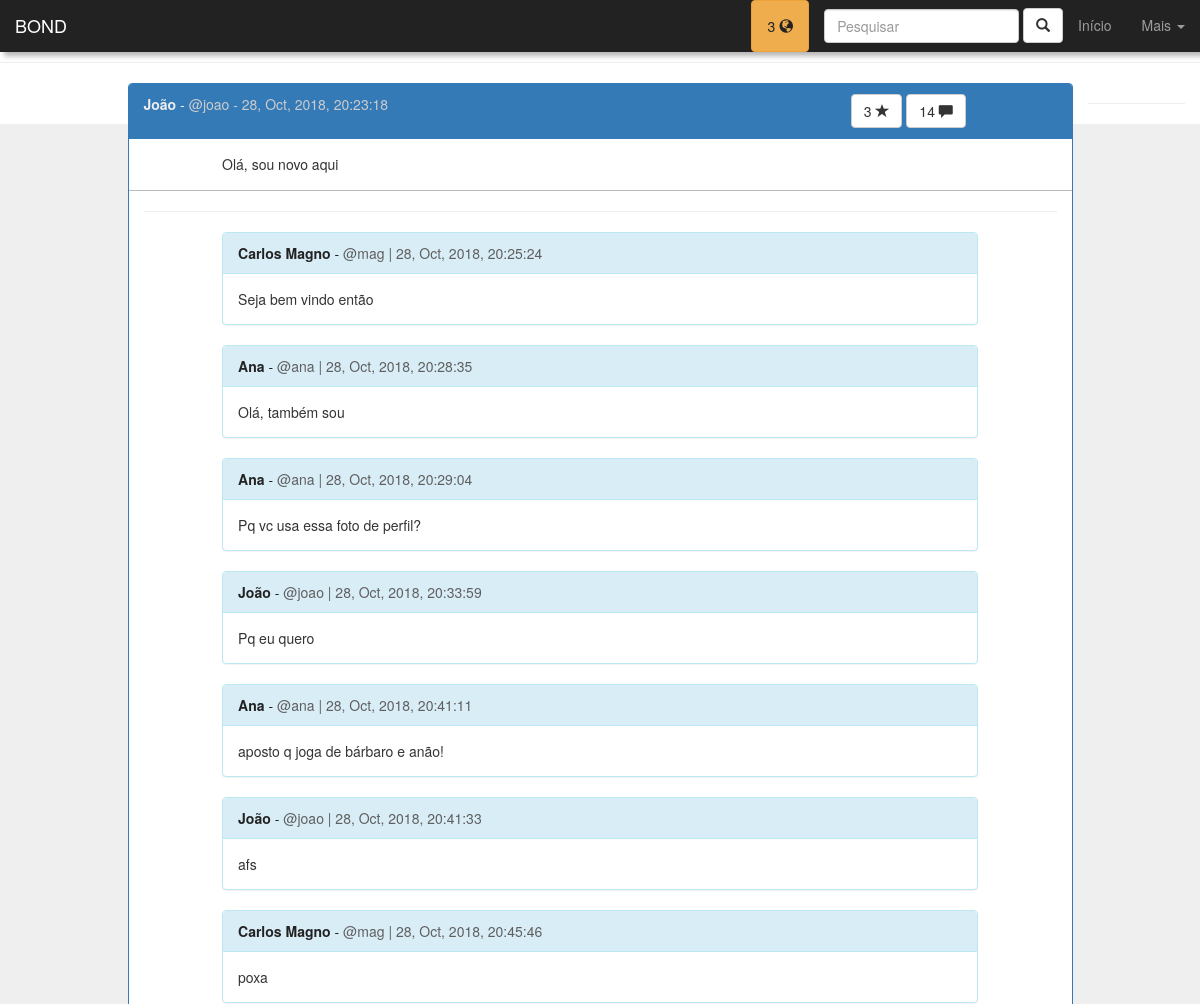
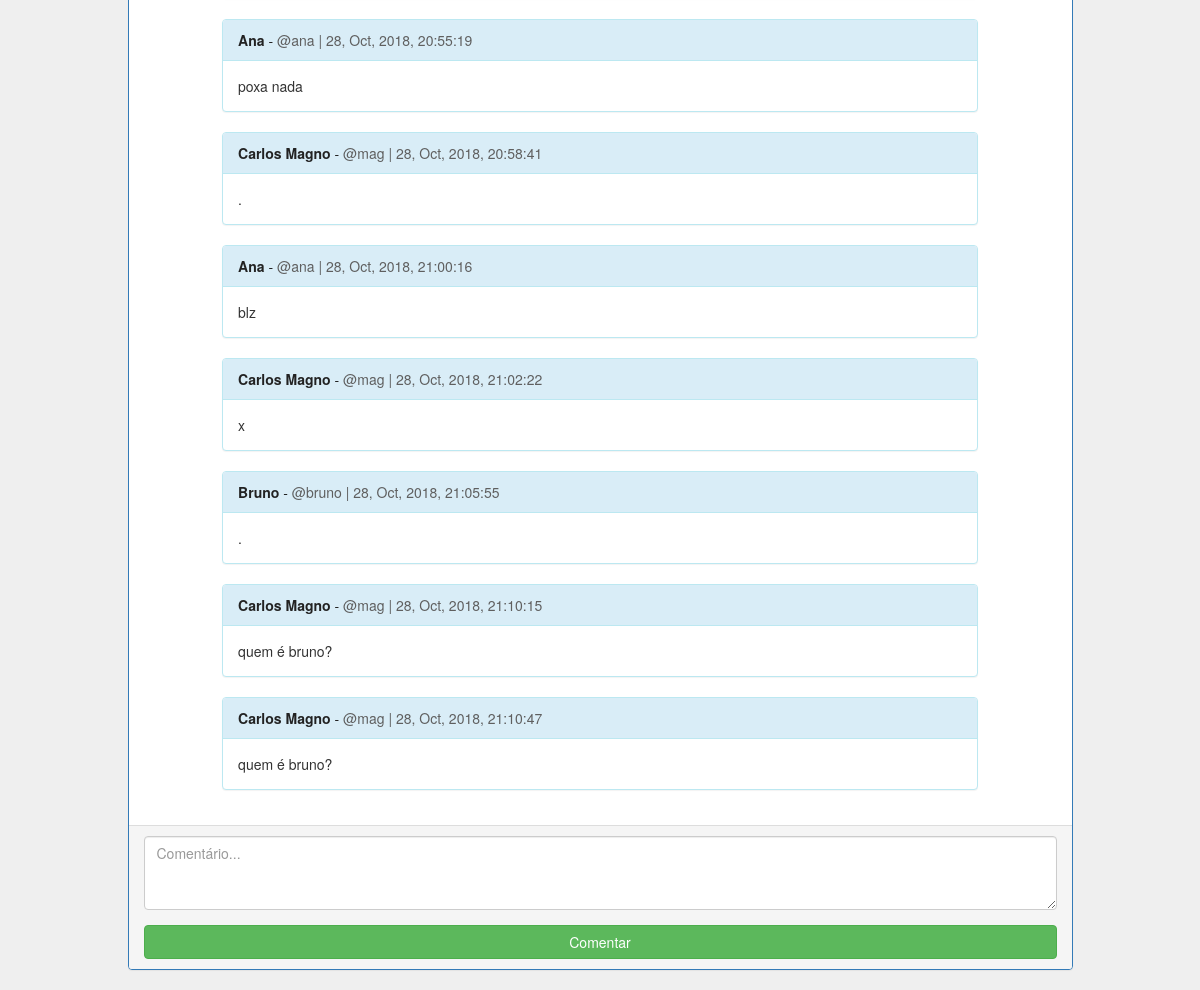
The page /see_post.php?p=4 (signed in) on the database its author committed (2 pictures, top to bottom).
### tables this page shows
CREATE TABLE IF NOT EXISTS `posts` (
  `id_post` int(11) NOT NULL AUTO_INCREMENT,
  `user` int(11) NOT NULL,
  `community` int(11) NOT NULL,
  `post_text` text NOT NULL,
  `post_pic` varchar(200) DEFAULT NULL,
  `r_date` datetime DEFAULT CURRENT_TIMESTAMP,
  `likes` int(11) DEFAULT '0',
  PRIMARY KEY (`id_post`)
);

CREATE TABLE IF NOT EXISTS `users` (
  `id_user` int(11) NOT NULL AUTO_INCREMENT,
  `username` varchar(20) NOT NULL,
  `first_name` varchar(60) NOT NULL,
  `last_name` varchar(80) NOT NULL,
  `birthday` date NOT NULL,
  `profile_pic` varchar(200) DEFAULT 'assets/img/default-user-icon.png',
  `passwd` varchar(32) NOT NULL,
  `r_date` datetime NOT NULL DEFAULT CURRENT_TIMESTAMP,
  `gender` enum('M','F','O') DEFAULT NULL,
  `followers` int(11) DEFAULT '0',
  `following` int(11) DEFAULT '0',
  `stars` int(11) DEFAULT '0',
  PRIMARY KEY (`id_user`)
);

CREATE TABLE IF NOT EXISTS `comments` (
  `id_comment` int(11) NOT NULL AUTO_INCREMENT,
  `user` int(11) NOT NULL,
  `post` int(11) NOT NULL,
  `comment_text` text NOT NULL,
  `r_date` datetime DEFAULT CURRENT_TIMESTAMP,
  PRIMARY KEY (`id_comment`)
);

### see_post.php (the view, shortened to what this page needs)
<?php
$id_user = $_SESSION["id_user"];
$id_post = $_GET["p"];
$conn = connect();
$sql = "SELECT *, date_format(posts.r_date, '%d, %b, %Y, %T') as data_f FROM posts
JOIN users ON posts.user = users.id_user
JOIN communities ON posts.community = communities.id_community
WHERE id_post = '$id_post'";
if($query = mysqli_query($conn, $sql)){
    $post = mysqli_fetch_assoc($query);
}else{
    header("location:home.php");
}
$conn = connect();
$sql = "SELECT COUNT(*) as qnt FROM notifications WHERE user = $id_user";
if($q = mysqli_query($conn, $sql)){
  $notifications = mysqli_fetch_assoc($q)["qnt"];
}else{
  $notifications = 0;
}
?>
<!DOCTYPE html>
<html lang="PT-BR">
  <head>
    <link href="css/bootstrap.min.css" rel="stylesheet">
    <link rel="stylesheet" href="css/pattern.css">
  </head>
<body>
<nav class="navbar navbar-inverse navbar-fixed-top" id="navbar-menu">
  <div class="container-fluid">
    <div class="navbar-header">
      <a class="navbar-brand" href="#">BOND</a>
    </div>
    <div class="collapse navbar-collapse" id="bs-example-navbar-collapse-1">
      <ul class="nav navbar-nav navbar-right">
      <li>
      <?php
        if($notifications>0){
          echo '<a href="notifications.php" class="btn btn-warning" id="dark-text-nav">'.$notifications
          .' <span class="glyphicon glyphicon-globe"></span></a>';
        }else{
          echo '<a href="notifications.php" class="btn btn-default"><span class="glyphicon glyphicon-globe"></span></a>';
        }
        ?></li><li>
    <form class="navbar-form navbar-right" onsubmit="return false">
      <div class="form-group">
        <input type="text" id="nav-search-input" class="form-control" placeholder="Pesquisar" value="<?php if(isset($_GET["q"])){echo $_GET["q"];} ?>">
      </div>
      <a id="nav-search-submit" class="btn btn-default"><label class="glyphicon glyphicon-search"></label></a>
    </form>
      </li>
        <li><a href="home.php">Início</a></li>
        <li class="dropdown">
          <a href="#" class="dropdown-toggle" data-toggle="dropdown"
          role="button" aria-haspopup="true" aria-expanded="false">Mais <span class="caret"></span></a>
        </li>
      </ul>
    </div>
  </div>
</nav>
<hr><hr><hr>
<div class="container">
<div class="row">
    <div class="col-lg-10 col-lg-offset-1">
        <div class="panel panel-primary">
            <div class="panel-heading">
                <div class="row">
                    <div class="col-lg-8">
                        <?php
                        if($post["id_user"]==$id_user){
                            echo "<a href='profile.php'".' class="gray-text-link">
                            <strong>'.$post["first_name"].'</strong>
                            - <span class="gray-text">@'.$post["username"].' - '.$post["data_f"].'</span></a>';
                        }else{
                            echo "<a href='see_profile.php?p=".$post["id_user"]."' class='gray-text-link'>
                            <strong>".$post["first_name"].'</strong>
                            - <span class="gray-text">@'.$post["username"].' - '.$post["data_f"].'</span></a>';
                        }
                        ?>
                    </div>
                    <div class="col-lg-3 col-lg-offset-1">
                        <?php
                        $conn = connect();
                        $sql = "SELECT count(*) as comments FROM comments WHERE post = $id_post";
                        if($q = mysqli_query($conn, $sql)){
                            $comments_qnt = mysqli_fetch_assoc($q)["comments"];
                        }else{
                            $comments_qnt = '';
                        }
                        $conn = connect();
                        $sql = "SELECT * FROM likes WHERE post = ".$post["id_post"]." AND user = $id_user";
                        if(isset(mysqli_fetch_assoc(mysqli_query($conn, $sql))["post"])){
                            echo "<a href='like_post.php?p=$id_post&m=unlike&l=see_post.php?p=$id_post'
                            title='Gostei' class='btn btn-default' id='like-btn'>".$post["likes"]." <span class='glyphicon glyphicon-star'>
                            </span></a>";
                           }else{
                             echo "<a href='like_post.php?p=$id_post&m=like&l=see_post.php?p=$id_post'
                              title='Não gostei' class='btn btn-default' id='like-btn'>".$post["likes"]." <span class='glyphicon glyphicon-star-empty'>
                              </span></a>";
                           }
                           echo " <a href='see_post.php?p=$id_post#commentInput'
                            title='Comentar' class='btn btn-default' id='like-btn'>$comments_qnt <span class='glyphicon glyphicon-comment'>
                            </span></a>";
                        ?>
                    </div>
                </div>
            </div>
            <div class="panel-body">
                <div class="row border-bottom">
                    <div class="col-lg-10 col-lg-offset-1">
                        <p><?php echo $post["post_text"] ?></p>
                    </div>
                </div>
                <hr>
                <div class="row">
                    <div class="col-lg-10 col-lg-offset-1">
                        <?php
                        $conn = connect();
                        $sql = "SELECT *, date_format(comments.r_date, '%d, %b, %Y, %T') as data_f FROM comments
                        JOIN users ON user = users.id_user
                        WHERE post = $id_post";
                        if($query = mysqli_query($conn, $sql)){
                            $comments = array();
                            while($comment = mysqli_fetch_assoc($query)){
                                $comments[] = $comment;
                            }
                            usort($comments, "organizer");
                            foreach($comments as $comment){
                                echo "<div class='panel panel-info'>";
                                echo '<div class="panel-heading">';
                                if($comment["user"]==$id_user){
                                    echo "<a href='profile.php'".' class="dark-text-link">
                                    <strong>'.$comment["first_name"].'</strong>
                                    - <span class="dark-text">@'.$comment["username"].' | '.$comment["data_f"].'</span></a>';
                                   }else{
                                       echo "<a href='see_profile.php?p=".$comment["user"]."' class='dark-text-link'>
                                    <strong>".$comment["first_name"].'</strong>
                                    - <span class="dark-text">@'.$comment["username"].' | '.$comment["data_f"].'</span></a>';
                                   }
                                echo '</div>';
                                echo '<div class="panel-body">';
                                echo $comment["comment_text"];
                                echo '</div>';
                                echo '</div>';
                            }
                        }
                        ?>
                    </div>
                </div>
            </div>
            <div class="panel-footer">
                <form method="post">
                  <div class="form-group">
                    <textarea class="form-control" id="commentInput" name="input_txt" rows='3' placeholder="Comentário..." maxLength="550"></textarea>
                  </div>
                  <button type="submit" class="btn btn-success btn-block">Comentar</button>
                </form>
            </div>
        </div>
    </div>
    <hr>
</div>
</body>
</html>

### css/pattern.css (style rules this page uses)
.gray-text { color: #ccc; }
.gray-text-link { color: #eee; }
.dark-text { color: #5f5f5f; }
.dark-text-link { color: #222; }
.border-bottom { padding-bottom: 6px; border-bottom: solid 1px #bbb; }
#navbar-menu { border-bottom: none; box-shadow: 4px 4px 5px rgba(10,10,10,0.3); color: #bbb; }
#dark-text-nav { color: #222; }

### rows shown on the page
posts: users.first_name "João", users.username "joao", likes "3", post_text "Olá, sou novo aqui"
comments: users.first_name "Carlos Magno", users.username "mag", data_f "28, Oct, 2018, 20:25:24", comment_text "Seja bem vindo então"
comments: users.first_name "Ana", users.username "ana", data_f "28, Oct, 2018, 20:28:35", comment_text "Olá, também sou"
comments: users.first_name "Ana", users.username "ana", data_f "28, Oct, 2018, 20:29:04", comment_text "Pq vc usa essa foto de perfil?"
comments: users.first_name "João", users.username "joao", data_f "28, Oct, 2018, 20:33:59", comment_text "Pq eu quero"
comments: users.first_name "Ana", users.username "ana", data_f "28, Oct, 2018, 20:41:11", comment_text "aposto q joga de bárbaro e anão!"
comments: users.first_name "João", users.username "joao", data_f "28, Oct, 2018, 20:41:33", comment_text "afs"
comments: users.first_name "Carlos Magno", users.username "mag", data_f "28, Oct, 2018, 20:45:46", comment_text "poxa"
comments: users.first_name "Ana", users.username "ana", data_f "28, Oct, 2018, 20:55:19", comment_text "poxa nada"
comments: users.first_name "Carlos Magno", users.username "mag", data_f "28, Oct, 2018, 20:58:41", comment_text "."
comments: users.first_name "Ana", users.username "ana", data_f "28, Oct, 2018, 21:00:16", comment_text "blz"
comments: users.first_name "Carlos Magno", users.username "mag", data_f "28, Oct, 2018, 21:02:22", comment_text "x"
comments: users.first_name "Bruno", users.username "bruno", data_f "28, Oct, 2018, 21:05:55", comment_text "."
comments: users.first_name "Carlos Magno", users.username "mag", data_f "28, Oct, 2018, 21:10:15", comment_text "quem é bruno?"
comments: users.first_name "Carlos Magno", users.username "mag", data_f "28, Oct, 2018, 21:10:47", comment_text "quem é bruno?"

### other values the page prints
$notifications "3"
$post["data_f"] "28, Oct, 2018, 20:23:18"
$comments_qnt "14"
